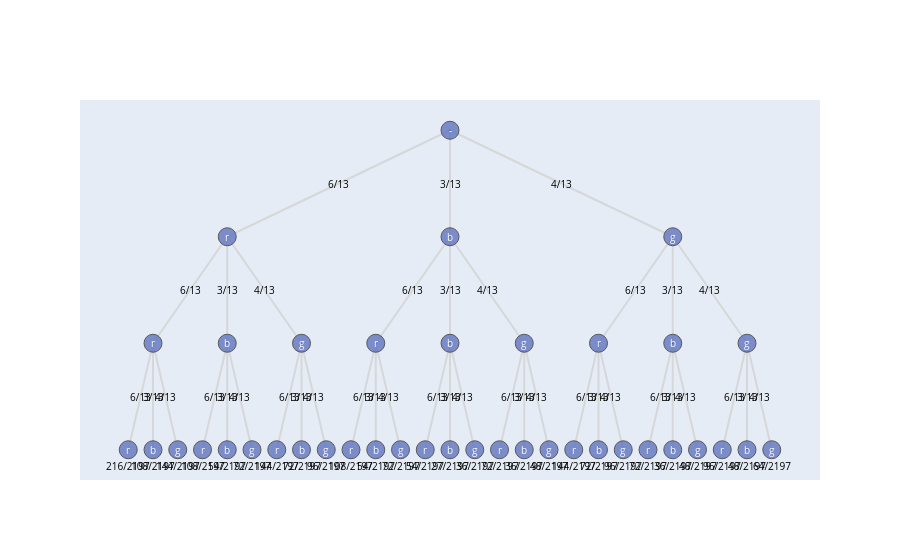

The notebook cell saved with this chart:
### Code cell
import plotly.graph_objects as go
import numpy as np

fig = go.Figure()
fig.add_trace(go.Scatter(x=Xe,
                   y=Ye,
                   mode='lines',
                   line=dict(color='rgb(210,210,210)', width=2),
                   opacity=0.8
                   ))
fig.add_trace(go.Scatter(x=Xn,
                  y=Yn,
                  mode='markers',
                  marker=dict(symbol='circle-dot',
                                size=18,
                                color='#6175c1',    #'#DB4551',
                                line=dict(color='rgb(50,50,50)', width=1)
                                ),
                  text=list(zip(allPaths, np.array(allProbs).astype(str))),
                  hoverinfo='text',
                  opacity=0.8
                  ))

axis = dict(showline=False, # hide axis line, grid, ticklabels and  title
            zeroline=False,
            showgrid=False,
            showticklabels=False,
            )

fig.update_layout(annotations=make_annotations(position, v_label),
              xaxis=axis,
              yaxis=axis,
              showlegend=False
              )
fig.show()

### Figure 1 — Plotly figure (JSON) as saved in the notebook; plotly's stock layout.template omitted (floating-point values rounded to 4 significant figures)
{"data": [{"line": {"color": "rgb(210,210,210)", "width": 2}, "mode": "lines", "opacity": 0.8, "type": "scatter", "x": [0, -9, null, 0, 0, null, 0, 9, null, -9, -12, null, -9, -9, null, -9, -6, null, 0, -3, null, 0, 0, null, 0, 3, null, 9, 6, null, 9, 9, null, 9, 12, null, -12, -13, null, -12, -12, null, -12, -11, null, -9, -10, null, -9, -9, null, -9, -8, null, -6, -7, null, -6, -6, null, -6, -5, null, -3, -4, null, -3, -3, null, -3, -2, null, 0, -1, null, 0, 0, null, 0, 1, null, 3, 2, null, 3, 3, null, 3, 4, null, 6, 5, null, 6, 6, null, 6, 7, null, 9, 8, null, 9, 9, null, 9, 10, null, 12, 11, null, 12, 12, null, 12, 13, null], "y": [6, 5, null, 6, 5, null, 6, 5, null, 5, 4, null, 5, 4, null, 5, 4, null, 5, 4, null, 5, 4, null, 5, 4, null, 5, 4, null, 5, 4, null, 5, 4, null, 4, 3, null, 4, 3, null, 4, 3, null, 4, 3, null, 4, 3, null, 4, 3, null, 4, 3, null, 4, 3, null, 4, 3, null, 4, 3, null, 4, 3, null, 4, 3, null, 4, 3, null, 4, 3, null, 4, 3, null, 4, 3, null, 4, 3, null, 4, 3, null, 4, 3, null, 4, 3, null, 4, 3, null, 4, 3, null, 4, 3, null, 4, 3, null, 4, 3, null, 4, 3, null, 4, 3, null]}, {"hoverinfo": "text", "marker": {"color": "#6175c1", "line": {"color": "rgb(50,50,50)", "width": 1}, "size": 18, "symbol": "circle-dot"}, "mode": "markers", "opacity": 0.8, "text": ["((), '1')", "(('rot',), '6/13')", "(('blau',), '3/13')", "(('grün',), '4/13')", "(('rot', 'rot'), '36/169')", "(('rot', 'blau'), '18/169')", "(('rot', 'grün'), '24/169')", "(('blau', 'rot'), '18/169')", "(('blau', 'blau'), '9/169')", "(('blau', 'grün'), '12/169')", "(('grün', 'rot'), '24/169')", "(('grün', 'blau'), '12/169')", "(('grün', 'grün'), '16/169')", "(('rot', 'rot', 'rot'), '216/2197')", "(('rot', 'rot', 'blau'), '108/2197')", "(('rot', 'rot', 'grün'), '144/2197')", "(('rot', 'blau', 'rot'), '108/2197')", "(('rot', 'blau', 'blau'), '54/2197')", "(('rot', 'blau', 'grün'), '72/2197')", "(('rot', 'grün', 'rot'), '144/2197')", "(('rot', 'grün', 'blau'), '72/2197')", "(('rot', 'grün', 'grün'), '96/2197')", "(('blau', 'rot', 'rot'), '108/2197')", "(('blau', 'rot', 'blau'), '54/2197')", "(('blau', 'rot', 'grün'), '72/2197')", "(('blau', 'blau', 'rot'), '54/2197')", "(('blau', 'blau', 'blau'), '27/2197')", "(('blau', 'blau', 'grün'), '36/2197')", "(('blau', 'grün', 'rot'), '72/2197')", "(('blau', 'grün', 'blau'), '36/2197')", "(('blau', 'grün', 'grün'), '48/2197')", "(('grün', 'rot', 'rot'), '144/2197')", "(('grün', 'rot', 'blau'), '72/2197')", "(('grün', 'rot', 'grün'), '96/2197')", "(('grün', 'blau', 'rot'), '72/2197')", "(('grün', 'blau', 'blau'), '36/2197')", "(('grün', 'blau', 'grün'), '48/2197')", "(('grün', 'grün', 'rot'), '96/2197')", "(('grün', 'grün', 'blau'), '48/2197')", "(('grün', 'grün', 'grün'), '64/2197')"], "type": "scatter", "x": [0, -9, 0, 9, -12, -9, -6, -3, 0, 3, 6, 9, 12, -13, -12, -11, -10, -9, -8, -7, -6, -5, -4, -3, -2, -1, 0, 1, 2, 3, 4, 5, 6, 7, 8, 9, 10, 11, 12, 13], "y": [6, 5, 5, 5, 4, 4, 4, 4, 4, 4, 4, 4, 4, 3, 3, 3, 3, 3, 3, 3, 3, 3, 3, 3, 3, 3, 3, 3, 3, 3, 3, 3, 3, 3, 3, 3, 3, 3, 3, 3]}], "layout": {"annotations": [{"font": {"color": "rgb(250,250,250)", "size": 10}, "showarrow": false, "text": "-", "x": 0, "xref": "x", "y": 6, "yref": "y"}, {"font": {"color": "rgb(250,250,250)", "size": 10}, "showarrow": false, "text": "r", "x": -9, "xref": "x", "y": 5, "yref": "y"}, {"font": {"color": "rgb(250,250,250)", "size": 10}, "showarrow": false, "text": "b", "x": 0, "xref": "x", "y": 5, "yref": "y"}, {"font": {"color": "rgb(250,250,250)", "size": 10}, "showarrow": false, "text": "g", "x": 9, "xref": "x", "y": 5, "yref": "y"}, {"font": {"color": "rgb(250,250,250)", "size": 10}, "showarrow": false, "text": "r", "x": -12, "xref": "x", "y": 4, "yref": "y"}, {"font": {"color": "rgb(250,250,250)", "size": 10}, "showarrow": false, "text": "b", "x": -9, "xref": "x", "y": 4, "yref": "y"}, {"font": {"color": "rgb(250,250,250)", "size": 10}, "showarrow": false, "text": "g", "x": -6, "xref": "x", "y": 4, "yref": "y"}, {"font": {"color": "rgb(250,250,250)", "size": 10}, "showarrow": false, "text": "r", "x": -3, "xref": "x", "y": 4, "yref": "y"}, {"font": {"color": "rgb(250,250,250)", "size": 10}, "showarrow": false, "text": "b", "x": 0, "xref": "x", "y": 4, "yref": "y"}, {"font": {"color": "rgb(250,250,250)", "size": 10}, "showarrow": false, "text": "g", "x": 3, "xref": "x", "y": 4, "yref": "y"}, {"font": {"color": "rgb(250,250,250)", "size": 10}, "showarrow": false, "text": "r", "x": 6, "xref": "x", "y": 4, "yref": "y"}, {"font": {"color": "rgb(250,250,250)", "size": 10}, "showarrow": false, "text": "b", "x": 9, "xref": "x", "y": 4, "yref": "y"}, {"font": {"color": "rgb(250,250,250)", "size": 10}, "showarrow": false, "text": "g", "x": 12, "xref": "x", "y": 4, "yref": "y"}, {"font": {"color": "rgb(250,250,250)", "size": 10}, "showarrow": false, "text": "r", "x": -13, "xref": "x", "y": 3, "yref": "y"}, {"font": {"color": "rgb(250,250,250)", "size": 10}, "showarrow": false, "text": "b", "x": -12, "xref": "x", "y": 3, "yref": "y"}, {"font": {"color": "rgb(250,250,250)", "size": 10}, "showarrow": false, "text": "g", "x": -11, "xref": "x", "y": 3, "yref": "y"}, {"font": {"color": "rgb(250,250,250)", "size": 10}, "showarrow": false, "text": "r", "x": -10, "xref": "x", "y": 3, "yref": "y"}, {"font": {"color": "rgb(250,250,250)", "size": 10}, "showarrow": false, "text": "b", "x": -9, "xref": "x", "y": 3, "yref": "y"}, {"font": {"color": "rgb(250,250,250)", "size": 10}, "showarrow": false, "text": "g", "x": -8, "xref": "x", "y": 3, "yref": "y"}, {"font": {"color": "rgb(250,250,250)", "size": 10}, "showarrow": false, "text": "r", "x": -7, "xref": "x", "y": 3, "yref": "y"}, {"font": {"color": "rgb(250,250,250)", "size": 10}, "showarrow": false, "text": "b", "x": -6, "xref": "x", "y": 3, "yref": "y"}, {"font": {"color": "rgb(250,250,250)", "size": 10}, "showarrow": false, "text": "g", "x": -5, "xref": "x", "y": 3, "yref": "y"}, {"font": {"color": "rgb(250,250,250)", "size": 10}, "showarrow": false, "text": "r", "x": -4, "xref": "x", "y": 3, "yref": "y"}, {"font": {"color": "rgb(250,250,250)", "size": 10}, "showarrow": false, "text": "b", "x": -3, "xref": "x", "y": 3, "yref": "y"}, {"font": {"color": "rgb(250,250,250)", "size": 10}, "showarrow": false, "text": "g", "x": -2, "xref": "x", "y": 3, "yref": "y"}, {"font": {"color": "rgb(250,250,250)", "size": 10}, "showarrow": false, "text": "r", "x": -1, "xref": "x", "y": 3, "yref": "y"}, {"font": {"color": "rgb(250,250,250)", "size": 10}, "showarrow": false, "text": "b", "x": 0, "xref": "x", "y": 3, "yref": "y"}, {"font": {"color": "rgb(250,250,250)", "size": 10}, "showarrow": false, "text": "g", "x": 1, "xref": "x", "y": 3, "yref": "y"}, {"font": {"color": "rgb(250,250,250)", "size": 10}, "showarrow": false, "text": "r", "x": 2, "xref": "x", "y": 3, "yref": "y"}, {"font": {"color": "rgb(250,250,250)", "size": 10}, "showarrow": false, "text": "b", "x": 3, "xref": "x", "y": 3, "yref": "y"}, {"font": {"color": "rgb(250,250,250)", "size": 10}, "showarrow": false, "text": "g", "x": 4, "xref": "x", "y": 3, "yref": "y"}, {"font": {"color": "rgb(250,250,250)", "size": 10}, "showarrow": false, "text": "r", "x": 5, "xref": "x", "y": 3, "yref": "y"}, {"font": {"color": "rgb(250,250,250)", "size": 10}, "showarrow": false, "text": "b", "x": 6, "xref": "x", "y": 3, "yref": "y"}, {"font": {"color": "rgb(250,250,250)", "size": 10}, "showarrow": false, "text": "g", "x": 7, "xref": "x", "y": 3, "yref": "y"}, {"font": {"color": "rgb(250,250,250)", "size": 10}, "showarrow": false, "text": "r", "x": 8, "xref": "x", "y": 3, "yref": "y"}, {"font": {"color": "rgb(250,250,250)", "size": 10}, "showarrow": false, "text": "b", "x": 9, "xref": "x", "y": 3, "yref": "y"}, {"font": {"color": "rgb(250,250,250)", "size": 10}, "showarrow": false, "text": "g", "x": 10, "xref": "x", "y": 3, "yref": "y"}, {"font": {"color": "rgb(250,250,250)", "size": 10}, "showarrow": false, "text": "r", "x": 11, "xref": "x", "y": 3, "yref": "y"}, {"font": {"color": "rgb(250,250,250)", "size": 10}, "showarrow": false, "text": "b", "x": 12, "xref": "x", "y": 3, "yref": "y"}, {"font": {"color": "rgb(250,250,250)", "size": 10}, "showarrow": false, "text": "g", "x": 13, "xref": "x", "y": 3, "yref": "y"}, {"font": {"color": "black", "size": 10}, "showarrow": false, "text": "6/13", "x": -4.5, "xref": "x", "y": 5.5, "yref": "y"}, {"font": {"color": "black", "size": 10}, "showarrow": false, "text": "3/13", "x": 0, "xref": "x", "y": 5.5, "yref": "y"}, {"font": {"color": "black", "size": 10}, "showarrow": false, "text": "4/13", "x": 4.5, "xref": "x", "y": 5.5, "yref": "y"}, {"font": {"color": "black", "size": 10}, "showarrow": false, "text": "6/13", "x": -10.5, "xref": "x", "y": 4.5, "yref": "y"}, {"font": {"color": "black", "size": 10}, "showarrow": false, "text": "3/13", "x": -9, "xref": "x", "y": 4.5, "yref": "y"}, {"font": {"color": "black", "size": 10}, "showarrow": false, "text": "4/13", "x": -7.5, "xref": "x", "y": 4.5, "yref": "y"}, {"font": {"color": "black", "size": 10}, "showarrow": false, "text": "6/13", "x": -1.5, "xref": "x", "y": 4.5, "yref": "y"}, {"font": {"color": "black", "size": 10}, "showarrow": false, "text": "3/13", "x": 0, "xref": "x", "y": 4.5, "yref": "y"}, {"font": {"color": "black", "size": 10}, "showarrow": false, "text": "4/13", "x": 1.5, "xref": "x", "y": 4.5, "yref": "y"}, {"font": {"color": "black", "size": 10}, "showarrow": false, "text": "6/13", "x": 7.5, "xref": "x", "y": 4.5, "yref": "y"}, {"font": {"color": "black", "size": 10}, "showarrow": false, "text": "3/13", "x": 9, "xref": "x", "y": 4.5, "yref": "y"}, {"font": {"color": "black", "size": 10}, "showarrow": false, "text": "4/13", "x": 10.5, "xref": "x", "y": 4.5, "yref": "y"}, {"font": {"color": "black", "size": 10}, "showarrow": false, "text": "6/13", "x": -12.5, "xref": "x", "y": 3.5, "yref": "y"}, {"font": {"color": "black", "size": 10}, "showarrow": false, "text": "3/13", "x": -12, "xref": "x", "y": 3.5, "yref": "y"}, {"font": {"color": "black", "size": 10}, "showarrow": false, "text": "4/13", "x": -11.5, "xref": "x", "y": 3.5, "yref": "y"}, {"font": {"color": "black", "size": 10}, "showarrow": false, "text": "6/13", "x": -9.5, "xref": "x", "y": 3.5, "yref": "y"}, {"font": {"color": "black", "size": 10}, "showarrow": false, "text": "3/13", "x": -9, "xref": "x", "y": 3.5, "yref": "y"}, {"font": {"color": "black", "size": 10}, "showarrow": false, "text": "4/13", "x": -8.5, "xref": "x", "y": 3.5, "yref": "y"}, {"font": {"color": "black", "size": 10}, "showarrow": false, "text": "6/13", "x": -6.5, "xref": "x", "y": 3.5, "yref": "y"}, {"font": {"color": "black", "size": 10}, "showarrow": false, "text": "3/13", "x": -6, "xref": "x", "y": 3.5, "yref": "y"}, {"font": {"color": "black", "size": 10}, "showarrow": false, "text": "4/13", "x": -5.5, "xref": "x", "y": 3.5, "yref": "y"}, {"font": {"color": "black", "size": 10}, "showarrow": false, "text": "6/13", "x": -3.5, "xref": "x", "y": 3.5, "yref": "y"}, {"font": {"color": "black", "size": 10}, "showarrow": false, "text": "3/13", "x": -3, "xref": "x", "y": 3.5, "yref": "y"}, {"font": {"color": "black", "size": 10}, "showarrow": false, "text": "4/13", "x": -2.5, "xref": "x", "y": 3.5, "yref": "y"}, {"font": {"color": "black", "size": 10}, "showarrow": false, "text": "6/13", "x": -0.5, "xref": "x", "y": 3.5, "yref": "y"}, {"font": {"color": "black", "size": 10}, "showarrow": false, "text": "3/13", "x": 0, "xref": "x", "y": 3.5, "yref": "y"}, {"font": {"color": "black", "size": 10}, "showarrow": false, "text": "4/13", "x": 0.5, "xref": "x", "y": 3.5, "yref": "y"}, {"font": {"color": "black", "size": 10}, "showarrow": false, "text": "6/13", "x": 2.5, "xref": "x", "y": 3.5, "yref": "y"}, {"font": {"color": "black", "size": 10}, "showarrow": false, "text": "3/13", "x": 3, "xref": "x", "y": 3.5, "yref": "y"}, {"font": {"color": "black", "size": 10}, "showarrow": false, "text": "4/13", "x": 3.5, "xref": "x", "y": 3.5, "yref": "y"}, {"font": {"color": "black", "size": 10}, "showarrow": false, "text": "6/13", "x": 5.5, "xref": "x", "y": 3.5, "yref": "y"}, {"font": {"color": "black", "size": 10}, "showarrow": false, "text": "3/13", "x": 6, "xref": "x", "y": 3.5, "yref": "y"}, {"font": {"color": "black", "size": 10}, "showarrow": false, "text": "4/13", "x": 6.5, "xref": "x", "y": 3.5, "yref": "y"}, {"font": {"color": "black", "size": 10}, "showarrow": false, "text": "6/13", "x": 8.5, "xref": "x", "y": 3.5, "yref": "y"}, {"font": {"color": "black", "size": 10}, "showarrow": false, "text": "3/13", "x": 9, "xref": "x", "y": 3.5, "yref": "y"}, {"font": {"color": "black", "size": 10}, "showarrow": false, "text": "4/13", "x": 9.5, "xref": "x", "y": 3.5, "yref": "y"}, {"font": {"color": "black", "size": 10}, "showarrow": false, "text": "6/13", "x": 11.5, "xref": "x", "y": 3.5, "yref": "y"}, {"font": {"color": "black", "size": 10}, "showarrow": false, "text": "3/13", "x": 12, "xref": "x", "y": 3.5, "yref": "y"}, {"font": {"color": "black", "size": 10}, "showarrow": false, "text": "4/13", "x": 12.5, "xref": "x", "y": 3.5, "yref": "y"}, {"font": {"color": "black", "size": 10}, "showarrow": false, "text": "216/2197", "x": -13, "xref": "x", "y": 2.85, "yref": "y"}, {"font": {"color": "black", "size": 10}, "showarrow": false, "text": "108/2197", "x": -12, "xref": "x", "y": 2.85, "yref": "y"}, {"font": {"color": "black", "size": 10}, "showarrow": false, "text": "144/2197", "x": -11, "xref": "x", "y": 2.85, "yref": "y"}, {"font": {"color": "black", "size": 10}, "showarrow": false, "text": "108/2197", "x": -10, "xref": "x", "y": 2.85, "yref": "y"}, {"font": {"color": "black", "size": 10}, "showarrow": false, "text": "54/2197", "x": -9, "xref": "x", "y": 2.85, "yref": "y"}, {"font": {"color": "black", "size": 10}, "showarrow": false, "text": "72/2197", "x": -8, "xref": "x", "y": 2.85, "yref": "y"}, {"font": {"color": "black", "size": 10}, "showarrow": false, "text": "144/2197", "x": -7, "xref": "x", "y": 2.85, "yref": "y"}, {"font": {"color": "black", "size": 10}, "showarrow": false, "text": "72/2197", "x": -6, "xref": "x", "y": 2.85, "yref": "y"}, {"font": {"color": "black", "size": 10}, "showarrow": false, "text": "96/2197", "x": -5, "xref": "x", "y": 2.85, "yref": "y"}, {"font": {"color": "black", "size": 10}, "showarrow": false, "text": "108/2197", "x": -4, "xref": "x", "y": 2.85, "yref": "y"}, {"font": {"color": "black", "size": 10}, "showarrow": false, "text": "54/2197", "x": -3, "xref": "x", "y": 2.85, "yref": "y"}, {"font": {"color": "black", "size": 10}, "showarrow": false, "text": "72/2197", "x": -2, "xref": "x", "y": 2.85, "yref": "y"}, {"font": {"color": "black", "size": 10}, "showarrow": false, "text": "54/2197", "x": -1, "xref": "x", "y": 2.85, "yref": "y"}, {"font": {"color": "black", "size": 10}, "showarrow": false, "text": "27/2197", "x": 0, "xref": "x", "y": 2.85, "yref": "y"}, {"font": {"color": "black", "size": 10}, "showarrow": false, "text": "36/2197", "x": 1, "xref": "x", "y": 2.85, "yref": "y"}, {"font": {"color": "black", "size": 10}, "showarrow": false, "text": "72/2197", "x": 2, "xref": "x", "y": 2.85, "yref": "y"}, {"font": {"color": "black", "size": 10}, "showarrow": false, "text": "36/2197", "x": 3, "xref": "x", "y": 2.85, "yref": "y"}, {"font": {"color": "black", "size": 10}, "showarrow": false, "text": "48/2197", "x": 4, "xref": "x", "y": 2.85, "yref": "y"}, {"font": {"color": "black", "size": 10}, "showarrow": false, "text": "144/2197", "x": 5, "xref": "x", "y": 2.85, "yref": "y"}, {"font": {"color": "black", "size": 10}, "showarrow": false, "text": "72/2197", "x": 6, "xref": "x", "y": 2.85, "yref": "y"}, {"font": {"color": "black", "size": 10}, "showarrow": false, "text": "96/2197", "x": 7, "xref": "x", "y": 2.85, "yref": "y"}, {"font": {"color": "black", "size": 10}, "showarrow": false, "text": "72/2197", "x": 8, "xref": "x", "y": 2.85, "yref": "y"}, {"font": {"color": "black", "size": 10}, "showarrow": false, "text": "36/2197", "x": 9, "xref": "x", "y": 2.85, "yref": "y"}, {"font": {"color": "black", "size": 10}, "showarrow": false, "text": "48/2197", "x": 10, "xref": "x", "y": 2.85, "yref": "y"}, {"font": {"color": "black", "size": 10}, "showarrow": false, "text": "96/2197", "x": 11, "xref": "x", "y": 2.85, "yref": "y"}, {"font": {"color": "black", "size": 10}, "showarrow": false, "text": "48/2197", "x": 12, "xref": "x", "y": 2.85, "yref": "y"}, {"font": {"color": "black", "size": 10}, "showarrow": false, "text": "64/2197", "x": 13, "xref": "x", "y": 2.85, "yref": "y"}], "showlegend": false, "xaxis": {"showgrid": false, "showline": false, "showticklabels": false, "zeroline": false}, "yaxis": {"showgrid": false, "showline": false, "showticklabels": false, "zeroline": false}}}
